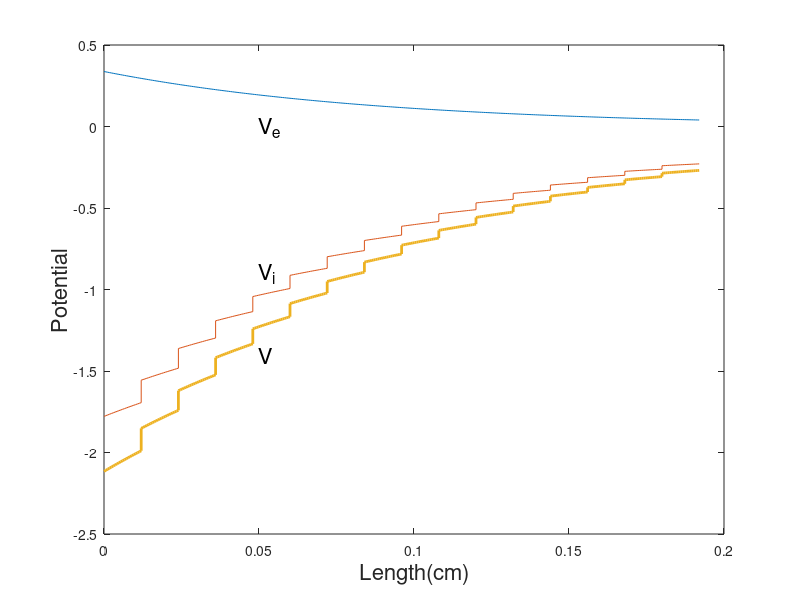

Here is the MATLAB script that generated this plot:
%this  file calculates the potentials in a passive cardiac cable.

%The sawtooth potential

L = 0.012;
qi = 5.47e-3;
qe = 0.5 *qi;
Q = qi+qe;
sQ = sqrt(Q);
lambda = sQ/L;
lambda_g = 0.09;
mu = exp(-L/lambda_g);

E = exp(sQ);

x = [0:.05:1]*L;

phi = (mu-1/E)*exp(lambda*x) + (mu - E)*exp(-lambda*x);

Pk = 2*qe*(mu-1/E)*(mu-E)/(mu-1);
phi_i = phi*qi+Pk;
phi_e = -phi*qe + Pk;
Vi = [];
Ve = [];
y = [];

sc =1.e3;
for j = 0:15;
    
    Vi = [Vi,sc*mu^j*phi_i];
    Ve = [Ve,sc*mu^j*phi_e];
    y = [y,j*L+x];
end
plot(y,Ve,y,Vi,y,Vi-Ve,'linewidth',2);

xlabel('Length(cm)', 'fontsize',16)
ylabel('Potential', 'fontsize',16)
text(.05,0,'V_e','fontsize',16)
text(.05,-.9,'V_i','fontsize',16)
text(.05,-1.4,'V','fontsize',16)

test=[y' Vi' Ve'];
save('test.dat','-ascii','test')
